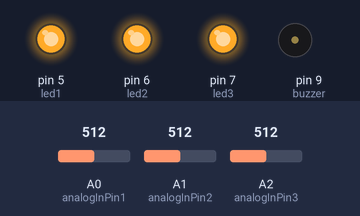
This sketch was run on a simulated Arduino Uno, built with avr-gcc and run on an emulated ATmega328P. Parts: output pins drawn as LEDs (lit = HIGH), buzzer (waves = sounding). Inputs (shaded band) come from the test bench; at power-on: A2 (analogInPin3) = 512, A0 (analogInPin1) = 512, A1 (analogInPin2) = 512.

Above: at 2.0 s.
2.1 s: A2 (analogInPin3) set to 502
At 2.9 s:
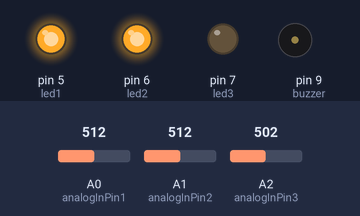
3.9 s: A0 (analogInPin1) set to 504
At 5.6 s:
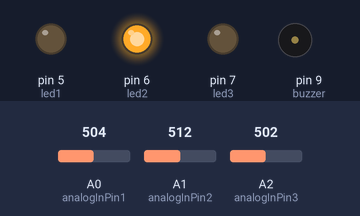
5.9 s: A1 (analogInPin2) set to 496
At 7.3 s:
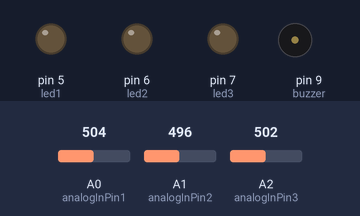
7.9 s: A2 (analogInPin3) set to 716
At 9.3 s:
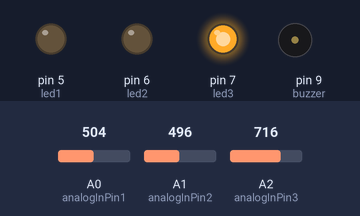
12.3 s: A0 (analogInPin1) set to 716
At 14.1 s:
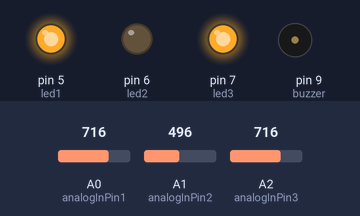
16.8 s: A2 (analogInPin3) set to 511
At 17.8 s:
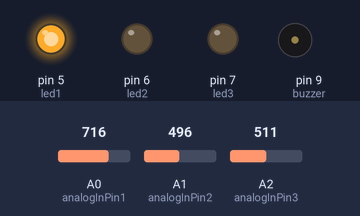
Timing chart, 0 to 19.5 s (numbered marks = the images above; inputs shaded):
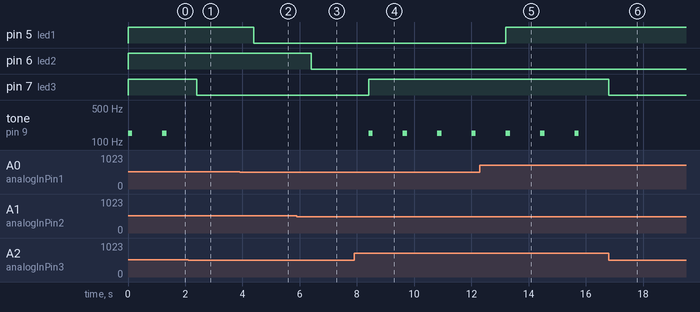

Measured:
- the behaviour switches between 512 and 511 on A2 (analogInPin3) (found by bisection; images 0 and 1)
- the behaviour switches between 512 and 511 on A0 (analogInPin1) (found by bisection; images 1 and 2)
- the behaviour switches between 512 and 511 on A1 (analogInPin2) (found by bisection; images 2 and 3)
- after the input at 2.1 s, pin 7 (led3): HIGH → LOW after 0.30 s; tone on pin 9 (buzzer): stops changing and stays silent
- after the input at 3.9 s, pin 5 (led1): HIGH → LOW after 0.50 s
- after the input at 5.9 s, pin 6 (led2): HIGH → LOW after 0.50 s
- after the input at 7.9 s, pin 7 (led3): LOW → HIGH after 0.50 s; tone on pin 9 (buzzer): alternates 150 Hz for 0.15 s and silent for 1.1 s, starting after 0.50 s
- after the input at 12.3 s, pin 5 (led1): LOW → HIGH after 0.91 s
- after the input at 16.8 s, pin 7 (led3): HIGH → LOW at once; tone on pin 9 (buzzer): stops changing and stays silent

The sketch:

script.ino
```cpp
const int analogInPin1 = A0;  // Pino analógico para o sensor 1 (A0)
const int analogInPin2 = A1;  // Pino analógico para o sensor 2 (A1)
const int analogInPin3 = A2;  // Pino analógico para o sensor 3 (A2)

int valorSensor1 = 0;  // Valor lido do sensor 1
int valorSensor2 = 0;  // Valor lido do sensor 2
int valorSensor3 = 0;  // Valor lido do sensor 3

int led1 = 5;   // Pino do LED 1 (Sensor 1) - porta digital 5
int led2 = 6;   // Pino do LED 2 (Sensor 2) - porta digital 6
int led3 = 7;   // Pino do LED 3 (Sensor 3) - porta digital 7
int buzzer = 9; // Pino do Buzzer

void setup() {
  Serial.begin(9600); // Inicializa o Monitor Serial com baud rate 9600
  pinMode(led1, OUTPUT);
  pinMode(led2, OUTPUT);
  pinMode(led3, OUTPUT);
  pinMode(buzzer, OUTPUT);
}

void loop() {
  // Leitura dos sensores de umidade
  valorSensor1 = analogRead(analogInPin1);
  valorSensor2 = analogRead(analogInPin2);
  valorSensor3 = analogRead(analogInPin3);

  // Mapeamento dos valores para porcentagem (0 a 100%)
  int porcentagem1 = map(valorSensor1, 0, 1023, 0, 100);
  int porcentagem2 = map(valorSensor2, 0, 1023, 0, 100);
  int porcentagem3 = map(valorSensor3, 0, 1023, 0, 100);

  // Controle dos LEDs e do Buzzer
  // Sensor 1
  if (porcentagem1 >= 50) {
    digitalWrite(led1, HIGH);  // Liga LED 1 se porcentagem >= 50%
  } else {
    digitalWrite(led1, LOW);   // Desliga LED 1 se porcentagem < 50%
  }

  // Sensor 2
  if (porcentagem2 >= 50) {
    digitalWrite(led2, HIGH);  // Liga LED 2 se porcentagem >= 50%
  } else {
    digitalWrite(led2, LOW);   // Desliga LED 2 se porcentagem < 50%
  }

  // Sensor 3
  if (porcentagem3 >= 50) {
    digitalWrite(led3, HIGH);  // Liga LED 3 se porcentagem >= 50%
    tone(buzzer, 150, 150);    // Ativa o buzzer com frequência 150Hz por 150ms
    delay(200);                // Delay para separar os toques do buzzer
    noTone(buzzer);            // Desliga o buzzer
  } else {
    digitalWrite(led3, LOW);   // Desliga LED 3 se porcentagem < 50%
    noTone(buzzer);            // Garante que o buzzer esteja desligado
  }


  delay(1000);  // Delay de 1 segundo antes da próxima leitura
}
```
